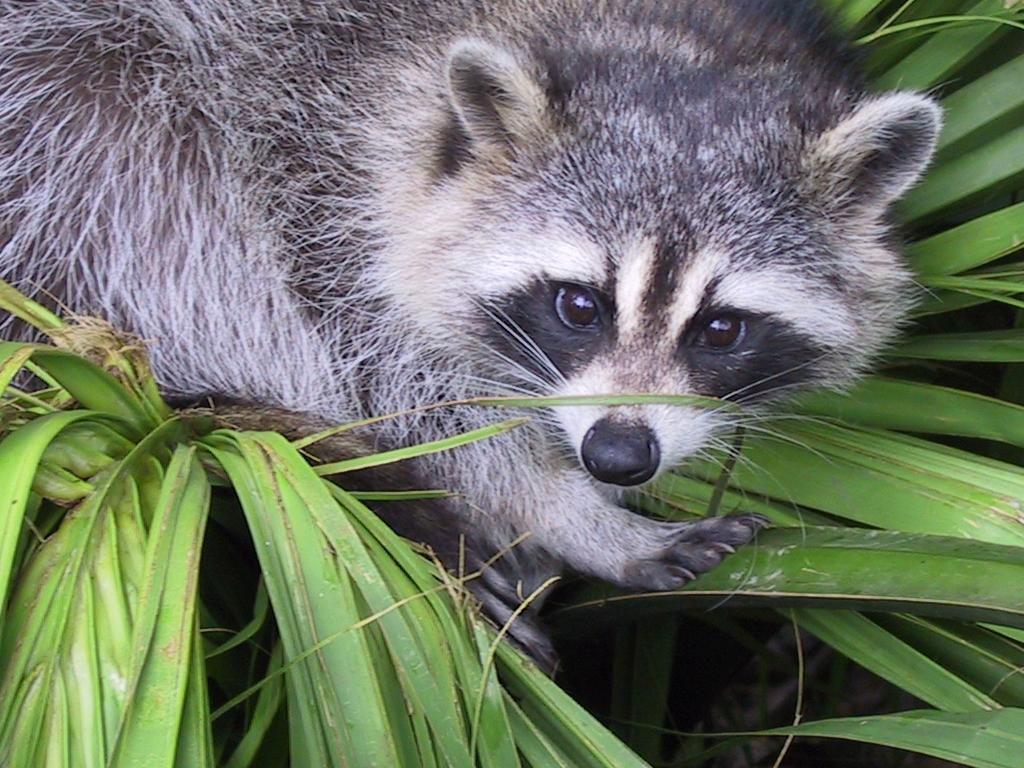
#> input picture Py_01/ex04/animal.jpeg, 1024 x 768 px
$ python rotate.py
#> lines starting #> are read from the running program, lines starting #| are printed output that depends on the picture
### Py_01/ex04/load_image.py
from PIL import Image
import numpy as np


def load_image(path: str) -> np.array:
    """
    Basic fonction for load an image with pillow and return a numpy array.
    """
#> called with path = 'animal.jpeg'
    try:
        im = Image.open(path)
#> im is the input picture: PIL image 1024x768 RGB; mean R, G, B 110.7, 117.7, 102.1
        array = np.array(im)
        return array[0]
    except FileNotFoundError:
        print("Error: File not found.")
    except Image.UnidentifiedImageError:
        print("Error: File is not an image.")

### Py_01/ex04/rotate.py
from load_image import load_image
from PIL import Image
import matplotlib.pyplot as plt
import numpy as np


def rotate(array, size) -> np.array:
    """
    Translation of an array without the np.translate function.
    """
    t_array = np.empty([400, 400], dtype=int)
    for y in range(size):
        for x in range(size):
            t_array[y][x] = array[x][y]
    return t_array


def zoom(img, size, zoom) -> np.array:
    """
    Zooms in on an image at a specified size.
    """
#> called with img = 'animal.jpeg', size = 400, zoom = 2
    try:
        img = Image.open(img).convert('L')
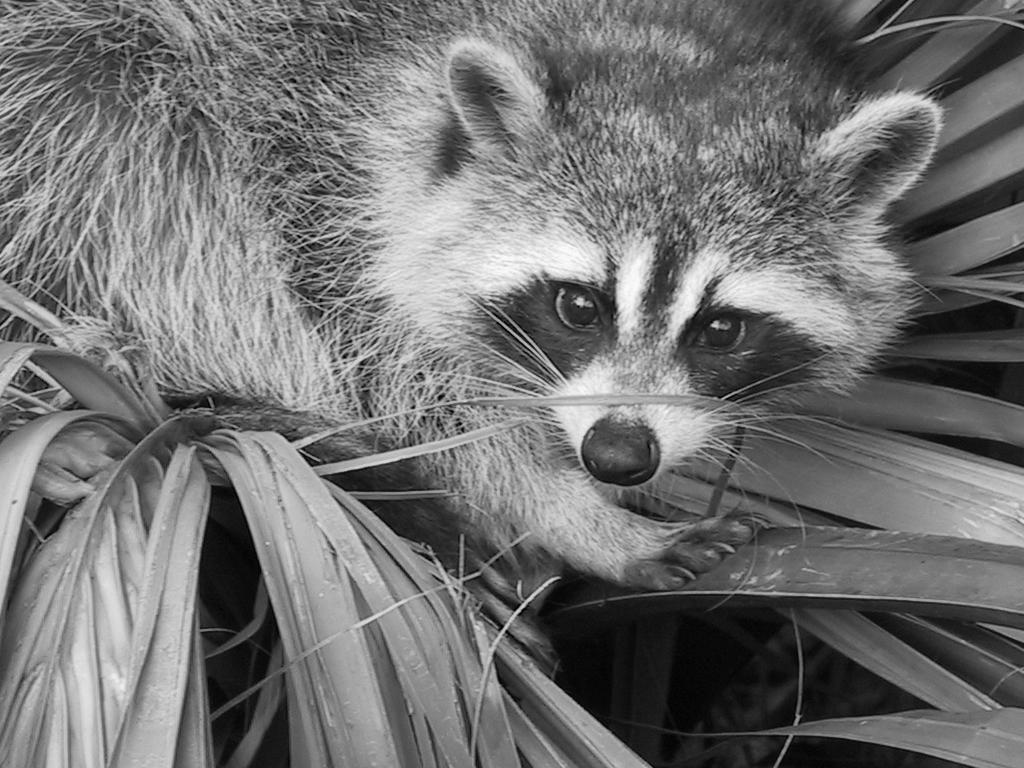
#> img: PIL image 1024x768 L; min 0, max 253, mean 113.8
        w, h = img.size
#> w = 1024; h = 768
        zoom2 = zoom * 2
        left = max(0, (w - size) // zoom2) + 300
#> left = 456
        top = max(0, (h - size) // zoom2)
#> top = 92
        right = left + size
#> right = 856
        bottom = top + size
#> bottom = 492
        img = img.crop((left, top, right, bottom))
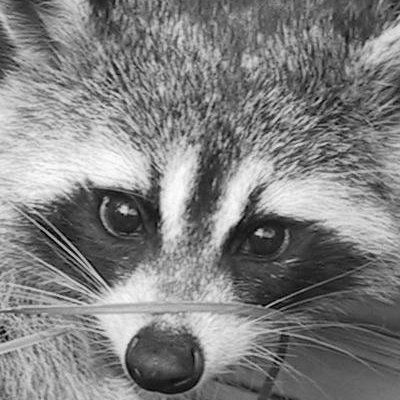
#> img: PIL image 400x400 L; min 0, max 253, mean 128.1
        array = np.array(img)
        print("The shape of the image is:",
              np.shape(np.expand_dims(array, axis=-1)), "or", np.shape(array))
#| The shape of the image is: (400, 400, 1) or (400, 400)
        print(array[:, :, np.newaxis])
#> (printed output is left out)
        t_array = rotate(array, size)
#> after the loop in rotate, `for y in range(size):`:
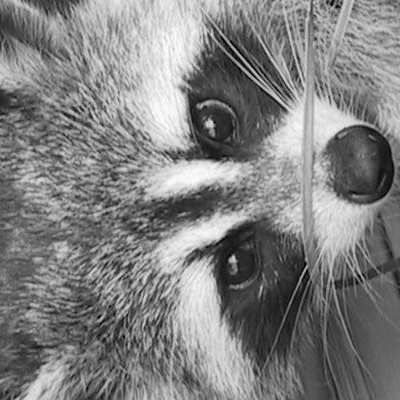
#> t_array: shape (400, 400) int64; min 0, max 253, mean 128.1
        print("New shape after Transpose:", np.shape(array))
#| New shape after Transpose: (400, 400)
        plt.imshow(t_array, cmap='grey')
        plt.show()
        return t_array
    except FileNotFoundError:
        print("Error: File not found")
    except Image.UnidentifiedImageError:
        print("Error: File is not an image.")
    except ValueError:
        print("Error: Size can't be negative.")
    except ZeroDivisionError:
        print("Error: Zoom can't be zero.")


def main():
    img = 'animal.jpeg'
    load_image(img)
    print(zoom(img, 400, 2))


if __name__ == "__main__":
    main()
